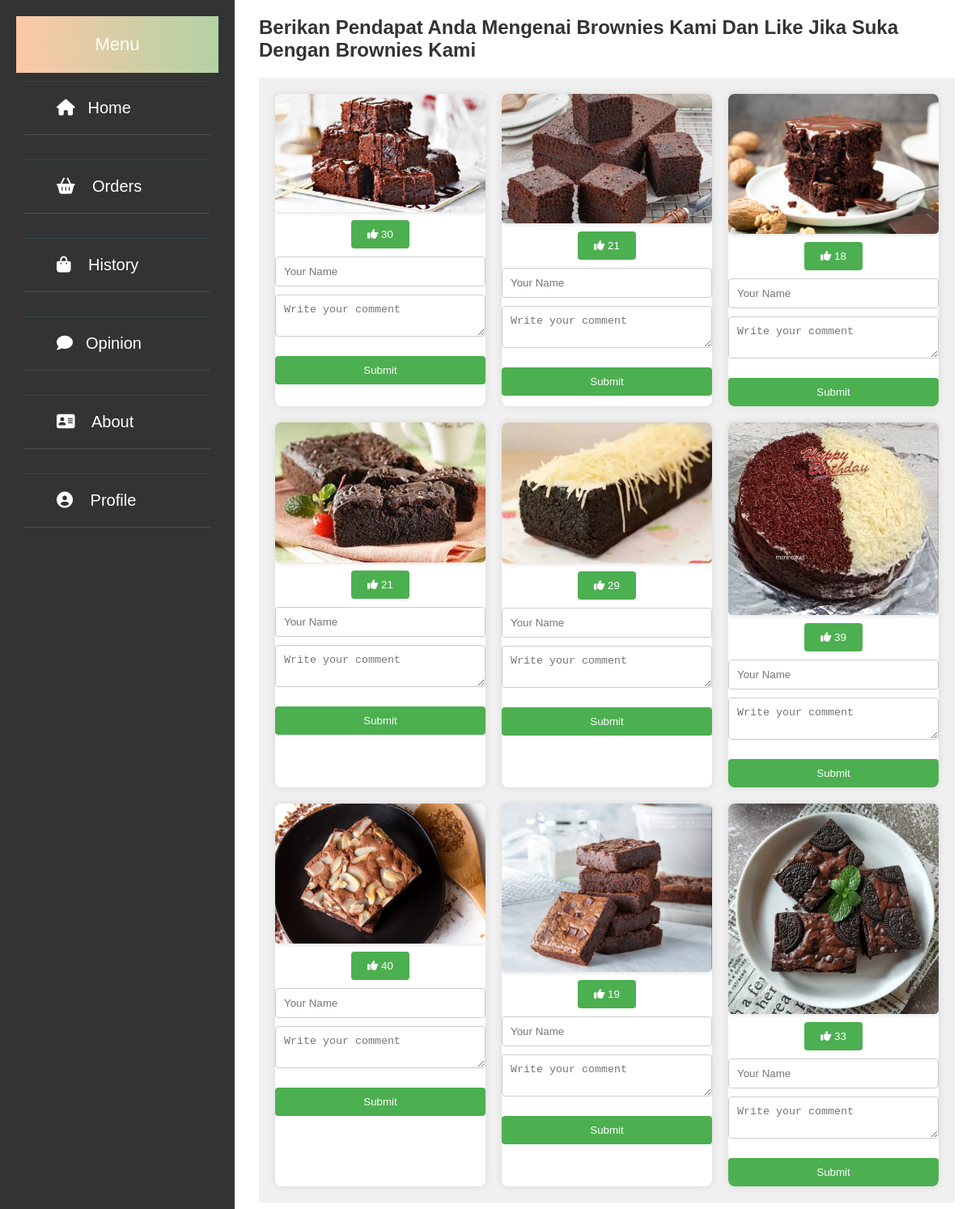
The app's page /garis2.php with its own data.
### tables this page shows
CREATE TABLE `brownies` (
  `id` int(11) NOT NULL,
  `image_url` varchar(255) NOT NULL,
  `likes` int(11) DEFAULT 0
);

### garis2.php (the view, shortened to what this page needs)
<!DOCTYPE html>
<html lang="en">
<head>
    <link rel="stylesheet" href="https://cdnjs.cloudflare.com/ajax/libs/font-awesome/6.0.0-beta3/css/all.min.css">
    <link rel="stylesheet" href="atas.css">
    <link rel="stylesheet" href="sidebar.css">
</head>
<body>
    <div class="main-container">
        <div class="sidebar">
            <div class="top">
                Menu
            </div>
            <ul>
                <li><a href="index.html"><i class="fa fa-home"></i>Home</a></li>
                <li><a href="garis1.html"><i class="fa fa-shopping-basket"></i> Orders</a></li>
                <li><a href="history.php"><i class="fa fa-shopping-bag"></i> History</a></li>
                <li><a href="garis2.php"><i class="fa fa-comment" aria-hidden="true"></i>Opinion</a></li>
                <li><a href="About.php"><i class="fa fa-address-card" aria-hidden="true"></i> About</a></li>
                <li><a href="home.php"><i class="fa fa-user-circle"></i> Profile</a></li>
            </ul>
        </div>
        <div class="content">
            <h2>Berikan Pendapat Anda Mengenai Brownies Kami Dan Like Jika Suka Dengan Brownies Kami</h2>
            <div class="gallery-container">
                <?php
                $servername = "localhost";
                $username = "root";
                $password = "";
                $dbname = "penjualan_brownies";
                $conn = new mysqli($servername, $username, $password, $dbname);
                $sql = "SELECT * FROM brownies";
                $result = $conn->query($sql);
                if ($result->num_rows > 0) {
                    while($row = $result->fetch_assoc()) {
                        echo "<div class='gallery-item'>";
                        echo "<img src='" . $row["image_url"] . "' alt='Brownies'>";
                        echo "<button class='like-btn' data-brownie-id='" . $row["id"] . "' data-liked='" . ($row["likes"] > 0 ? "true" : "false") . "'><i class='fas fa-thumbs-up'></i> <span>" . $row["likes"] . "</span></button>";
                        echo "<div class='comment-form'>";
                        echo "<form method='POST' action='".$_SERVER["PHP_SELF"]."'>";
                        echo "<input type='text' name='commenter_name' placeholder='Your Name'>";
                        echo "<textarea name='comment_text' placeholder='Write your comment'></textarea>";
                        echo "<div class='comment-buttons'>";
                        echo "<button type='submit' name='submit'>Submit</button>";
                        echo "</div>";
                        echo "</form>";
                        echo "</div>";
                        echo "</div>";
                    }
                } else {
                    echo "No brownies found.";
                }
                ?>
            </div>
        </div>
    </div>
</body>
</html>

### atas.css (style rules this page uses)
body { margin: 0; font-family: 'Times New Roman' , Times, serif; font-size: 1rem; color: #212529; -webkit-text-size-adjust: 100%; -webkit-tap-highlight-color: transparent; }
* { margin: 0; padding: 0; list-style: none; text-decoration: none; }
.sidebar { position: fixed; left: 0px; width: 250px; height: 100%; background: #74bdcb; transition: all 0.5s ease; }
.sidebar .top { font-size: 22px; color: #fff; text-align: center; line-height: 70px; background-image: linear-gradient(to right, #fec8a7, #b2d2a4); }
.sidebar ul a { display: block; height: 100%; width: 100%; line-height: 65px; font-size: 20px; color: #fff; padding-left: 40px; box-sizing: border-box; border-top: 1px solid rgba(6, 255, 251, 0.1); border-bottom: 1px solid rgba(125, 134, 146, 0.302); transition: all 0.5s ease; }
.sidebar ul a i { margin-right: 16px; }
.content { margin-left: 300px; padding: 20px; overflow-y: auto; }
h2 { color: #333; margin-bottom: 20px; }
img { max-width: 70%; height: 50%; border-radius: 8px; box-shadow: 0 2px 4px rgba(0, 0, 0, 0.1); }

### sidebar.css (style rules this page uses)
.sidebar { height: 100%; width: 300px; position: fixed; top: 0; left: 0; background-color: #333; padding-top: 60px; z-index: 1; transition: width 0.3s ease; }
.sidebar ul { list-style-type: none; padding: 0; margin: 0; }
.sidebar ul li { padding: 10px; font-size: 20px; color: white; }
.sidebar ul li a { text-decoration: none; color: white; }
.content { margin-left: 300px; padding: 20px; }
.content img { max-width: calc(100% - 40px); height: auto; display: block; margin: 0 auto; border-radius: 5px; }

### garis2.php (style rules this page uses)
body { margin: 0; padding: 0; font-family: Arial, sans-serif; }
.main-container { display: flex; }
.sidebar { width: 250px; background-color: #333; color: #fff; padding: 20px; }
.sidebar ul { list-style: none; padding: 0; }
.sidebar li { margin-bottom: 10px; }
.sidebar a { color: #fff; text-decoration: none; }
.content { flex-grow: 1; padding: 20px; }
.gallery-container { display: grid; grid-template-columns: repeat(3, 1fr); gap: 20px; padding: 20px; background-color: #f0f0f0; }
.gallery-item { background-color: #fff; border-radius: 8px; overflow: hidden; box-shadow: 0 0 10px rgba(0, 0, 0, 0.1); display: flex; flex-direction: column; align-items: center; }
.gallery-item img { width: 100%; max-width: 100%; height: auto; display: block; }
.like-btn { margin-top: 10px; padding: 10px 20px; background-color: #4CAF50; color: white; border: none; border-radius: 4px; cursor: pointer; }
.comment-form { margin-top: 10px; display: flex; align-items: center; flex-direction: column; }
.comment-form input[type="text"], .comment-form textarea { margin-bottom: 10px; padding: 10px; border: 1px solid #ccc; border-radius: 4px; width: 200px; }
.comment-form button { margin-top: 10px; padding: 10px 20px; background-color: #4CAF50; color: white; border: none; border-radius: 4px; cursor: pointer; }
.comment-buttons { display: flex; justify-content: space-between; width: 100%; }
.comment-form input[type="text"], .comment-form textarea, .comment-form button { width: 100%; box-sizing: border-box; }

### records on screen
brownies: image_url (picture), likes "30"
brownies: image_url (picture), likes "21"
brownies: image_url (picture), likes "18"
brownies: image_url (picture), likes "21"
brownies: image_url (picture), likes "29"
brownies: image_url (picture), likes "39"
brownies: image_url (picture), likes "40"
brownies: image_url (picture), likes "19"
brownies: image_url (picture), likes "33"
